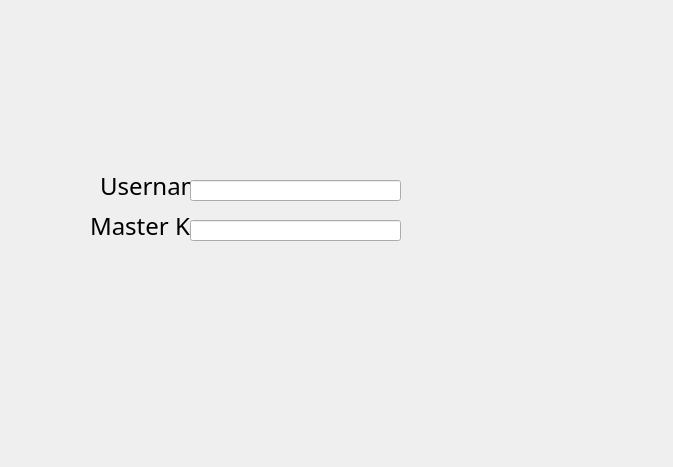
<?xml version="1.0" encoding="UTF-8"?>
<ui version="4.0">
 <class>Login</class>
 <widget class="QDialog" name="Login">
  <property name="geometry">
   <rect>
    <x>0</x>
    <y>0</y>
    <width>673</width>
    <height>467</height>
   </rect>
  </property>
  <property name="font">
   <font>
    <family>Corbel</family>
    <pointsize>14</pointsize>
   </font>
  </property>
  <property name="windowTitle">
   <string>Dialog</string>
  </property>
  <widget class="QLabel" name="label">
   <property name="geometry">
    <rect>
     <x>100</x>
     <y>170</y>
     <width>151</width>
     <height>31</height>
    </rect>
   </property>
   <property name="font">
    <font>
     <pointsize>18</pointsize>
    </font>
   </property>
   <property name="text">
    <string>Username:</string>
   </property>
  </widget>
  <widget class="QLabel" name="label_2">
   <property name="geometry">
    <rect>
     <x>90</x>
     <y>210</y>
     <width>151</width>
     <height>31</height>
    </rect>
   </property>
   <property name="font">
    <font>
     <family>Corbel</family>
     <pointsize>18</pointsize>
    </font>
   </property>
   <property name="text">
    <string>Master Key:</string>
   </property>
  </widget>
  <widget class="QLineEdit" name="lineEdit">
   <property name="geometry">
    <rect>
     <x>190</x>
     <y>180</y>
     <width>211</width>
     <height>21</height>
    </rect>
   </property>
  </widget>
  <widget class="QLineEdit" name="lineEdit_2">
   <property name="geometry">
    <rect>
     <x>190</x>
     <y>220</y>
     <width>211</width>
     <height>21</height>
    </rect>
   </property>
  </widget>
 </widget>
 <resources/>
 <connections/>
</ui>
